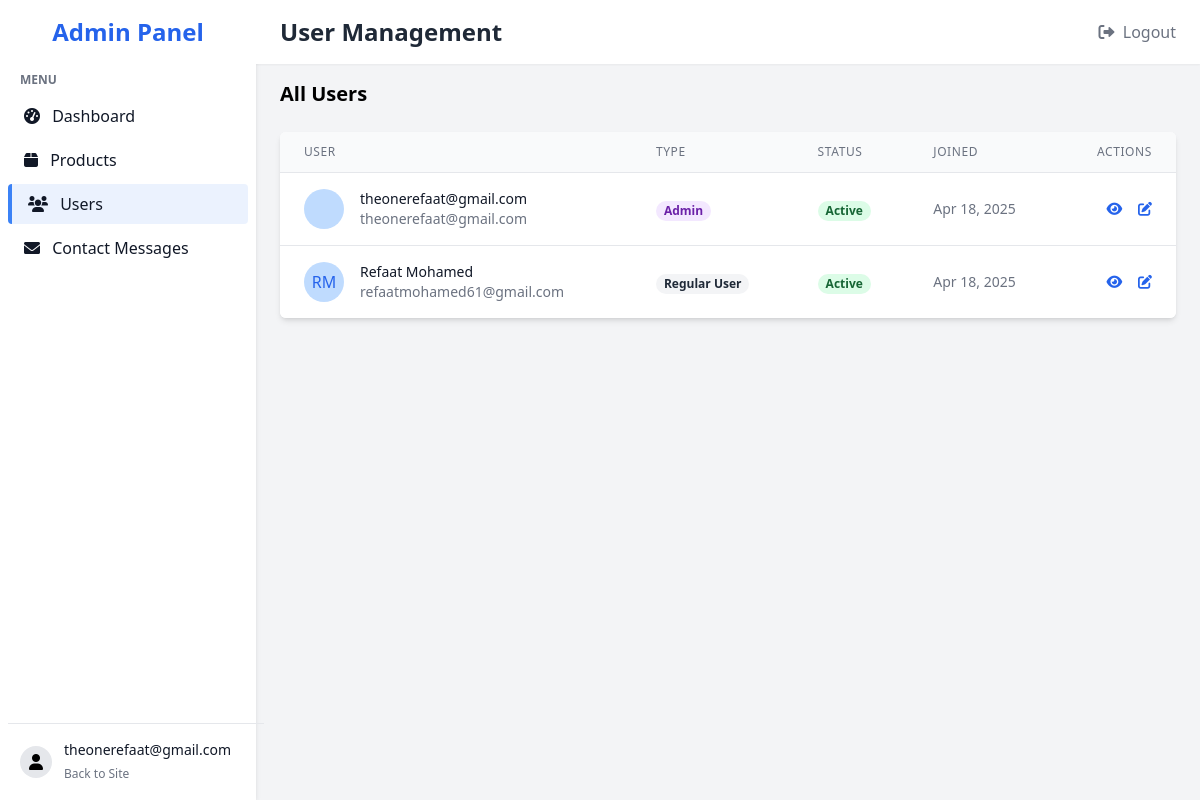
Screenshot of /admin-page/users/ (signed in) with the database file from the repository.
### accounts/models.py (models this page shows, shortened)
class User(AbstractUser):
    USER_TYPE_CHOICES = (
        ('admin', 'Admin'),
        ('user', 'Regular User'),
    )
    username = None
    email = models.EmailField(_('email address'), unique=True)
    type = models.CharField(max_length=10, choices=USER_TYPE_CHOICES, default='user')
    USERNAME_FIELD = 'email'
    REQUIRED_FIELDS = []
    objects = UserManager()
    @property
    def is_admin(self):
        return self.type == 'admin'

### admin_panel/views.py (the view)
# urls.py: path('users/', views.user_list, name='user_list'),
@login_required
def user_list(request):
    users = User.objects.all().order_by('-date_joined')
    return render(request, 'admin_panel/user_list.html', {'users': users})

### cart/context_processors.py (called while the page is built)
def cart_processor(request):
    return {'cart': Cart(request)}

### templates/admin_panel/user_list.html (shortened to what this page needs)
{% extends 'admin_panel/base_admin.html' %}
{% block page_title %}User Management{% endblock %}
{% block content %}
<div class="mb-6 flex justify-between items-center">
    <h2 class="text-xl font-semibold">All Users</h2>
</div>
{% if users %}
<div class="bg-white shadow-md rounded-md overflow-hidden">
    <table class="min-w-full divide-y divide-gray-200">
        <thead class="bg-gray-50">
            <tr>
                <th scope="col" class="px-6 py-3 text-left text-xs font-medium text-gray-500 uppercase tracking-wider">User</th>
                <th scope="col" class="px-6 py-3 text-left text-xs font-medium text-gray-500 uppercase tracking-wider">Type</th>
                <th scope="col" class="px-6 py-3 text-left text-xs font-medium text-gray-500 uppercase tracking-wider">Status</th>
                <th scope="col" class="px-6 py-3 text-left text-xs font-medium text-gray-500 uppercase tracking-wider">Joined</th>
                <th scope="col" class="px-6 py-3 text-right text-xs font-medium text-gray-500 uppercase tracking-wider">Actions</th>
            </tr>
        </thead>
        <tbody class="bg-white divide-y divide-gray-200">
            {% for user in users %}
            <tr>
                <td class="px-6 py-4 whitespace-nowrap">
                    <div class="flex items-center">
                        <div class="flex-shrink-0 h-10 w-10">
                            <div class="h-10 w-10 rounded-full {% if not user.is_active %}bg-red-200{% else %}bg-blue-200{% endif %} flex items-center justify-center">
                                <span class="{% if not user.is_active %}text-red-600{% else %}text-blue-600{% endif %} font-medium">{{ user.first_name|first|upper }}{{ user.last_name|first|upper }}</span>
                            </div>
                        </div>
                        <div class="ml-4">
                            <div class="text-sm font-medium text-gray-900 {% if not user.is_active %}line-through text-gray-500{% endif %}">
                                {{ user.get_full_name|default:user.email }}
                            </div>
                            <div class="text-sm text-gray-500">{{ user.email }}</div>
                        </div>
                    </div>
                </td>
                <td class="px-6 py-4 whitespace-nowrap">
                    <span class="px-2 inline-flex text-xs leading-5 font-semibold rounded-full {% if user.is_admin %}bg-purple-100 text-purple-800{% elif user.is_staff %}bg-blue-100 text-blue-800{% else %}bg-gray-100 text-gray-800{% endif %}">
                        {% if user.is_admin %}
                            Admin
                        {% elif user.is_staff %}
                            Staff
                        {% else %}
                            Regular User
                        {% endif %}
                    </span>
                </td>
                <td class="px-6 py-4 whitespace-nowrap">
                    <span class="px-2 inline-flex text-xs leading-5 font-semibold rounded-full {% if user.is_active %}bg-green-100 text-green-800{% else %}bg-red-100 text-red-800{% endif %}">
                        {% if user.is_active %}Active{% else %}Inactive{% endif %}
                    </span>
                </td>
                <td class="px-6 py-4 whitespace-nowrap text-sm text-gray-500">
                    {{ user.date_joined|date:"M d, Y" }}
                </td>
                <td class="px-6 py-4 whitespace-nowrap text-right text-sm font-medium">
                    <a href="{% url 'admin_panel:user_detail' user.id %}" class="text-blue-600 hover:text-blue-900 mr-3">
                        <i class="fas fa-eye"></i>
                    </a>
                    <a href="{% url 'admin_panel:user_edit' user.id %}" class="text-blue-600 hover:text-blue-900">
                        <i class="fas fa-edit"></i>
                    </a>
                </td>
            </tr>
            {% endfor %}
        </tbody>
    </table>
</div>
{% endif %}
{% endblock %}

### templates/admin_panel/base_admin.html (shortened to what this page needs)
<!DOCTYPE html>
<html lang="en">
<head>
    <script src="https://cdn.tailwindcss.com"></script>
    <link rel="stylesheet" href="https://cdnjs.cloudflare.com/ajax/libs/font-awesome/6.0.0/css/all.min.css">
</head>
<body class="bg-gray-100 min-h-screen flex">
    <div class="bg-white w-64 py-4 px-2 flex-shrink-0 shadow-md">
        <div class="flex justify-center mb-6">
            <a href="{% url 'admin_panel:dashboard' %}" class="text-2xl font-bold text-blue-600">Admin Panel</a>
        </div>
        <div class="mt-6">
            <div class="text-gray-500 text-xs font-semibold px-3 mb-2">MENU</div>
            <ul>
                <li class="mb-1">
                    <a href="{% url 'admin_panel:dashboard' %}" class="{% if request.path == '/admin-page/' %}sidebar-active{% endif %} block px-4 py-2 rounded text-gray-900 hover:bg-blue-50 transition-colors duration-200">
                        <i class="fas fa-tachometer-alt mr-2"></i> Dashboard
                    </a>
                </li>
                <li class="mb-1">
                    <a href="{% url 'admin_panel:product_list' %}" class="{% if '/admin-page/products/' in request.path %}sidebar-active{% endif %} block px-4 py-2 rounded text-gray-900 hover:bg-blue-50 transition-colors duration-200">
                        <i class="fas fa-box mr-2"></i> Products
                    </a>
                </li>
                <li class="mb-1">
                    <a href="{% url 'admin_panel:user_list' %}" class="{% if '/admin-page/users/' in request.path %}sidebar-active{% endif %} block px-4 py-2 rounded text-gray-900 hover:bg-blue-50 transition-colors duration-200">
                        <i class="fas fa-users mr-2"></i> Users
                    </a>
                </li>
                <li class="mb-1">
                    <a href="{% url 'admin_panel:contact_list' %}" class="{% if '/admin-page/contacts/' in request.path %}sidebar-active{% endif %} block px-4 py-2 rounded text-gray-900 hover:bg-blue-50 transition-colors duration-200">
                        <i class="fas fa-envelope mr-2"></i> Contact Messages
                    </a>
                </li>
            </ul>
        </div>
        <div class="mt-auto px-3 py-4 border-t absolute bottom-0 w-64">
            <div class="flex items-center">
                <div class="flex-shrink-0">
                    <span class="inline-block h-8 w-8 rounded-full bg-gray-200 text-center leading-8">
                        <i class="fas fa-user"></i>
                    </span>
                </div>
                <div class="ml-3">
                    <p class="text-sm font-medium text-gray-900">{{ request.user.get_full_name|default:request.user.email }}</p>
                    <a href="{% url 'products:index' %}" class="text-xs text-gray-500 hover:text-blue-600">
                        Back to Site
                    </a>
                </div>
            </div>
        </div>
    </div>
    <div class="flex-1 flex flex-col overflow-hidden">
        <header class="bg-white shadow-sm h-16 flex items-center">
            <div class="flex justify-between items-center w-full px-6">
                <h1 class="text-2xl font-semibold text-gray-800">{% block page_title %}Dashboard{% endblock %}</h1>
                <div>
                    <form method="POST" action="{% url 'logout' %}" class="inline-form">
                        <button type="submit" class="text-gray-500 hover:text-gray-700">
                            <i class="fas fa-sign-out-alt mr-1"></i> Logout
                        </button>
                    </form>
                </div>
            </div>
        </header>
        <main class="flex-1 overflow-y-auto px-6 py-4">
            {% block content %}{% endblock %}
        </main>
    </div>
</body>
</html>

### templates/admin_panel/base_admin.html (style rules this page uses)
.sidebar-active { background-color: rgba(59, 130, 246, 0.1); border-left: 4px solid #3b82f6; }

### rows the page displays
User: user.get_full_name "theonerefaat@gmail.com", is_active True (drawn), get_full_name "theonerefaat@gmail.com", email "theonerefaat@gmail.com", type "Admin", date_joined "Apr 18, 2025"
User: first_name|first "R", last_name|first "M", get_full_name "Refaat Mohamed", email "refaatmohamed61@gmail.com", type "Regular User", is_active "Active", date_joined "Apr 18, 2025"
